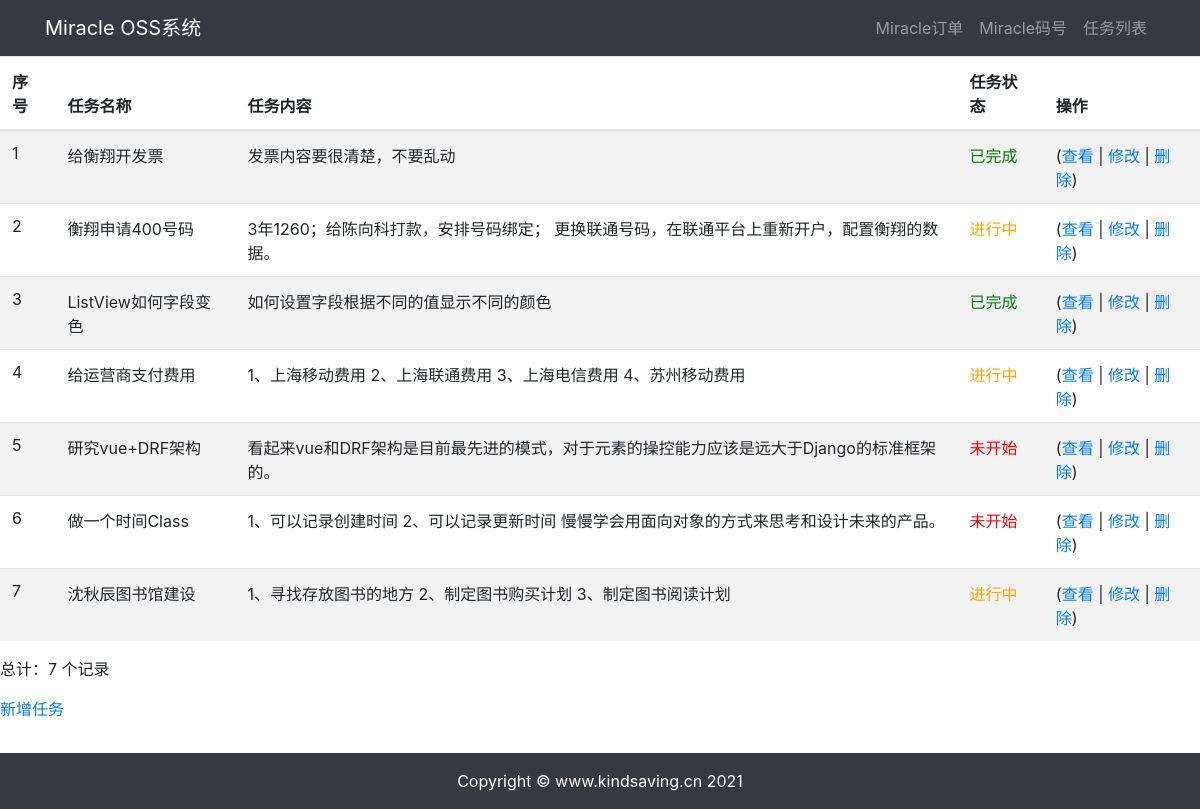
/tasks/, run on the app's committed database.
### tasks/models.py (models this page shows, shortened)
class Task(models.Model):
    name = models.CharField(verbose_name="任务名称", max_length=65, unique=True)
    content = models.TextField(verbose_name="任务内容",default=" ")
    status = models.CharField(verbose_name="状态", max_length=1, choices=Status.choices)

### tasks/views.py (the view)
# urls.py: path('', views.TaskListView.as_view(), name='task_list'),
class TaskListView(ListView):
    model = Task
    context_object_name = 'tasks'
    paginate_by = 10

### tasks/templates/tasks/task_list.html (shortened to what this page needs)
{% extends "base.html" %}
{% block content %}
{% load widget_tweaks %}
<table class="table table-striped">
    <thead>
        <tr>
            <th>序号</th>
            <th>任务名称</th>
            <th>任务内容</th>
            <th data-formatter="displaycolor"><span>任务状态</span></th>
            <th>操作</th>
        </tr>
    </thead>
    <tbody>
{% for task in tasks %}
        <tr>
            <td>
{{ forloop.counter }}
            </td>
            <td>
{{ task.name }}
            </td>
            <td>
{{ task.content }}
            </td>
            {% if task.get_status_display == "未开始" %}
            <td style="color: red">
            {%elif task.get_status_display == "进行中" %}
            <td style="color: orange">
            {%elif task.get_status_display == "已完成" %}
            <td style="color: green">
            {% else %}
            <td>
            {%endif%}
                <span>{{ task.get_status_display }}</span>
            </td>
            <td>
         (<a href="{% url 'tasks:task_detail' task.id %}">查看</a> | <a href="{% url 'tasks:task_update' task.id %}">修改</a> |
         <a href="{% url 'tasks:task_delete' task.id %}">删除</a>)
            </td>
{% endfor %}
        </tr>
    </tbody>
</table>
<p>总计：{{tasks.count}} 个记录</p>
 <p> <a href="{% url 'tasks:task_create' %}">新增任务</a></p>
{% endblock content %}

### data on the page
Task: name "给衡翔开发票", content "发票内容要很清楚，不要乱动", status "已完成"
Task: name "衡翔申请400号码", content "3年1260；给陈向科打款，安排号码绑定； 更换联通号码，在联通平台上重新开户，配置衡翔的数据。", status "进行中"
Task: name "ListView如何字段变色", content "如何设置字段根据不同的值显示不同的颜色", status "已完成"
Task: name "给运营商支付费用", content "1、上海移动费用 2、上海联通费用 3、上海电信费用 4、苏州移动费用", status "进行中"
Task: name "研究vue+DRF架构", content "看起来vue和DRF架构是目前最先进的模式，对于元素的操控能力应该是远大于Django的标准框架的。", status "未开始"
Task: name "做一个时间Class", content "1、可以记录创建时间 2、可以记录更新时间 慢慢学会用面向对象的方式来思考和设计未来的产品。", status "未开始"
Task: name "沈秋辰图书馆建设", content "1、寻找存放图书的地方 2、制定图书购买计划 3、制定图书阅读计划", status "进行中"

### other printed values
{{ tasks.count }} "7"
